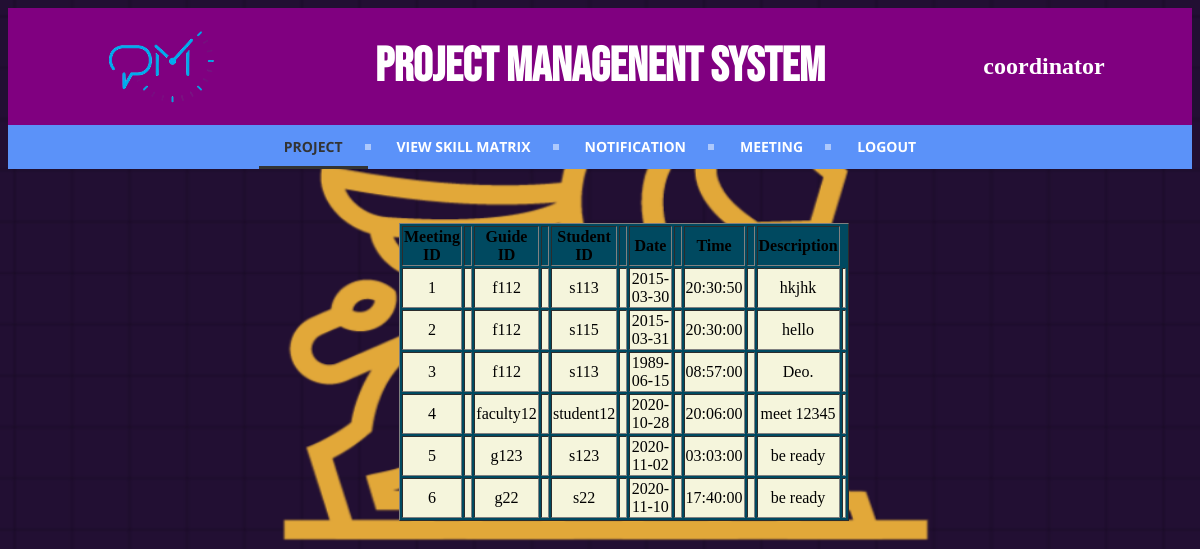
/FACULTY/meeting.php (signed in), run on the app's committed database.
### tables this page shows
CREATE TABLE `meeting` (
  `meeting_id` int(5) NOT NULL,
  `f_id` varchar(10) NOT NULL,
  `s_id` varchar(10) NOT NULL,
  `date` date NOT NULL,
  `time` time NOT NULL,
  `desc` varchar(200) NOT NULL
);

### FACULTY/meeting.php (the view, shortened to what this page needs)
<?php
$role = $_SESSION['Role'];
if(empty($_SESSION['Email']))
{
header("location:index.php");
}
else
{
if($role=="Student")
{
?>
<!DOCTYPE html>
<html>
<head>
<link rel="stylesheet" href="styles.css">
<meta http-equiv="Content-Type" content="text/html; charset=utf-8" />
<link href="https://fonts.googleapis.com/css2?family=Bebas+Neue&display=swap" rel="stylesheet">
<style>
	body
	{
		background-image:url(../background.png);
		background-repeat: no-repeat;
		background-attachment: fixed;
		background-size: 100% 100%;
	}
  #robot{
    font-family: 'Bebas Neue', cursive;
  }
  .topnav {
  overflow: hidden;
  background-color: rgb(13, 129, 224);
  font-family: 'Roboto Condensed', sans-serif;
  }
.topnav a {
  float: left;
  color: black;
  text-align: center;
  padding: 14px 16px;
  text-decoration: none;
  font-size: 17px;
  }
.topnav a:hover {
  background-color: #ddd;
  color: black;
  }
.topnav a.active {
  background-color: #4CAF50;
  color: white;
  }
</style>
<title>Project Management System</title>
</head>
<div>
<body>
    <table width="100%"  border="0"cellspacing="00" cellpadding="00">
    <tr bgcolor="purple">
    <th width="7%" scope="col">&nbsp;</th>
    <th width="12%" scope="col"><img src="logo.png" alt="LOGO"/></th>
    <th width="62%" scope="col"><font id="robot" size="8" color="White">Project   Managenent  System</font></th>
    <th width="13%" scope="col"><font size="5" color="White">
	<?php
    print $role;
    ?></font></th>
    <th width="63" scope="col">&nbsp;</th>
  </tr>
</table>
<table width="100%" border="0" cellspacing="0" cellpadding="0">
<tr>
<div id='cssmenu' align="center">
<ul>
   <li><a href="project.php"><span>Project</span></a></li>
   <li><a href="skill.php"><span>View Skill Matrix</span></a></li>
   <li class="active"><a href="meeting.php"><span>Meeting</span></a></li>
   <li><a href="mail.php"><span>Notification</span></a></li>
   <li class='last'><a href="../logout.php"><span>Logout</span></a></li>
</ul>
    </div>
    </tr>
</table>
    <br/><br/><br/>
    <div style="background-color: rgb(149, 186, 255); margin-left: 33%; border-radius: 10px; width: 38%">
    <table  border="1" align="center" bgcolor="rrgb(149, 186, 255">
            <?php
                echo "<tr>";
                echo "<th>"."Meeting ID"."</th>";
                echo "<th>" ?> &nbsp; <?php "</th>";
                echo "<th>"."Guide ID"."</th>";
                echo "<th>" ?> &nbsp; <?php "</th>";
                echo "<th>"."Student ID"."</th>";
                echo "<th>" ?> &nbsp; <?php "</th>";
                echo "<th>"."Date"."</th>";
                echo "<th>" ?> &nbsp; <?php "</th>";
                echo "<th>"."Time"."</th>";
                echo "<th>" ?> &nbsp; <?php "</th>";
                echo "<th>"."Description"."</th>";
                echo "</tr>";
                include './connection.php';
                $sql1="select * from meeting";
                $rec=mysqli_query($conn, $sql1);
                        while ($std=mysqli_fetch_assoc($rec))
                        {
                          if ($std['from']="supervisor")
                            {
                           ?> <tr bgcolor="beige" align="center"><?php
                            echo "<td>".$std['meeting_id']."<td/>";
                            echo "<td>".$std['f_id']."<td/>";
                            echo "<td>".$std['s_id']."<td/>";
                            echo "<td>".$std['date']."<td/>";
                            echo "<td>".$std['time']."<td/>";
                            echo "<td>".$std['desc']."<td/>";
                            ?>  </tr> <?php
                        }
                      }
            ?>
        </table>
    </form>
 <?php
}
elseif($role=="coordinator")
{
?>
<!DOCTYPE html>
<html>
<head>
<link rel="stylesheet" href="styles.css">
</head>
<div>
<body>
    <table width="100%"  border="0"cellspacing="00" cellpadding="00">
    <tr bgcolor="purple">
    <th width="7%" scope="col">&nbsp;</th>
    <th width="12%" scope="col"><img src="logo.png" alt="LOGO"/></th>
    <th width="62%" scope="col"><font id="robot" size="8" color="White">Project   Managenent  System</font></th>
    <th width="13%" scope="col"><font size="5" color="White">
	<?php
    print $role;
    ?></font></th>
    <th width="63" scope="col">&nbsp;</th>
  </tr>
</table>
<table width="100%" border="0" cellspacing="0" cellpadding="0">
<tr>
<div id='cssmenu' align="center">
<ul>
   <li class="active"><a href="project.php"><span>Project</span></a></li>
   <li><a href="skill.php"><span>View Skill Matrix</span></a></li>
   <li><a href="mail.php"><span>Notification</span></a></li>
   <li><a href="meeting.php"><span>Meeting</span></a></li>
   <li class='last'><a href="../logout.php"><span>Logout</span></a></li>
</ul>
    </div>
    </tr>
</table>
    <br/><br/><br/>
    <div style="background-color: rgb(149, 186, 255); margin-left: 33%; border-radius: 10px; width: 38%">
    <table  border="1" align="center" bgcolor="rrgb(149, 186, 255">
            <?php
                echo "<tr>";
                echo "<th>"."Meeting ID"."</th>";
                echo "<th>" ?> &nbsp; <?php "</th>";
                echo "<th>"."Guide ID"."</th>";
                echo "<th>" ?> &nbsp; <?php "</th>";
                echo "<th>"."Student ID"."</th>";
                echo "<th>" ?> &nbsp; <?php "</th>";
                echo "<th>"."Date"."</th>";
                echo "<th>" ?> &nbsp; <?php "</th>";
                echo "<th>"."Time"."</th>";
                echo "<th>" ?> &nbsp; <?php "</th>";
                echo "<th>"."Description"."</th>";
                echo "</tr>";
                include './connection.php';
                        $sql1="select * from meeting ";
                        $rec=mysqli_query($conn, $sql1);
                        while ($std=mysqli_fetch_assoc($rec))
                        {
                           ?> <tr bgcolor="beige" align="center"><?php
                            echo "<td>".$std['meeting_id']."<td/>";
                            echo "<td>".$std['f_id']."<td/>";
                            echo "<td>".$std['s_id']."<td/>";
                            echo "<td>".$std['date']."<td/>";
                            echo "<td>".$std['time']."<td/>";
                            echo "<td>".$std['desc']."<td/>";
                            ?>  </tr> <?php
                        }
            ?>
        </table>
 <?php
}
else
{
    header('Location:../Admin.php');
?>
<?php
}
?>
  <?php
}
?>

### FACULTY/styles.css (style rules this page uses)
#cssmenu { background: #5b92f9; width: auto; }
#cssmenu ul { list-style: none; margin: 0; padding: 0; line-height: 1; display: block; zoom: 1; }
#cssmenu ul:after { content: " "; display: block; font-size: 0; height: 0; clear: both; visibility: hidden; }
#cssmenu ul li { display: inline-block; padding: 0; margin: 0; }
#cssmenu ul li a { color: #ffffff; text-decoration: none; display: block; padding: 15px 25px; font-family: 'Open Sans', sans-serif; font-weight: 700; text-transform: uppercase; font-size: 14px; position: relative; -webkit-transition: color .25s; -moz-transition: color .25s; -ms-transition: color .25s; -o-transition: color .25s; transition: color .25s; }
#cssmenu ul li a:after { content: ""; display: block; position: absolute; right: -3px; top: 19px; height: 6px; width: 6px; background: #ffffff; opacity: .5; }
#cssmenu ul li a:before { content: ""; display: block; position: absolute; left: 0; bottom: 0; height: 3px; width: 0; background: #333333; -webkit-transition: width .25s; -moz-transition: width .25s; -ms-transition: width .25s; -o-transition: width .25s; transition: width .25s; }
#cssmenu ul li.last > a:after, #cssmenu ul li:last-child > a:after { display: none; }
#cssmenu ul li.active a { color: #333333; }
#cssmenu ul li.active a:before { width: 100%; }

### FACULTY/meeting.php (style rules this page uses)
body { background-image:url(../background.png); background-repeat: no-repeat; background-attachment: fixed; background-size: 100% 100%; }
#robot { font-family: 'Bebas Neue', cursive; }

### data on the page
meeting: meeting_id "1", f "f112", s "s113", date "2015-03-30", time "20:30:50", desc "hkjhk"
meeting: meeting_id "2", f "f112", s "s115", date "2015-03-31", time "20:30:00", desc "hello"
meeting: meeting_id "3", f "f112", s "s113", date "1989-06-15", time "08:57:00", desc "Deo."
meeting: meeting_id "4", f "faculty12", s "student12", date "2020-10-28", time "20:06:00", desc "meet 12345"
meeting: meeting_id "5", f "g123", s "s123", date "2020-11-02", time "03:03:00", desc "be ready"
meeting: meeting_id "6", f "g22", s "s22", date "2020-11-10", time "17:40:00", desc "be ready"

### other printed values
$role "coordinator"
